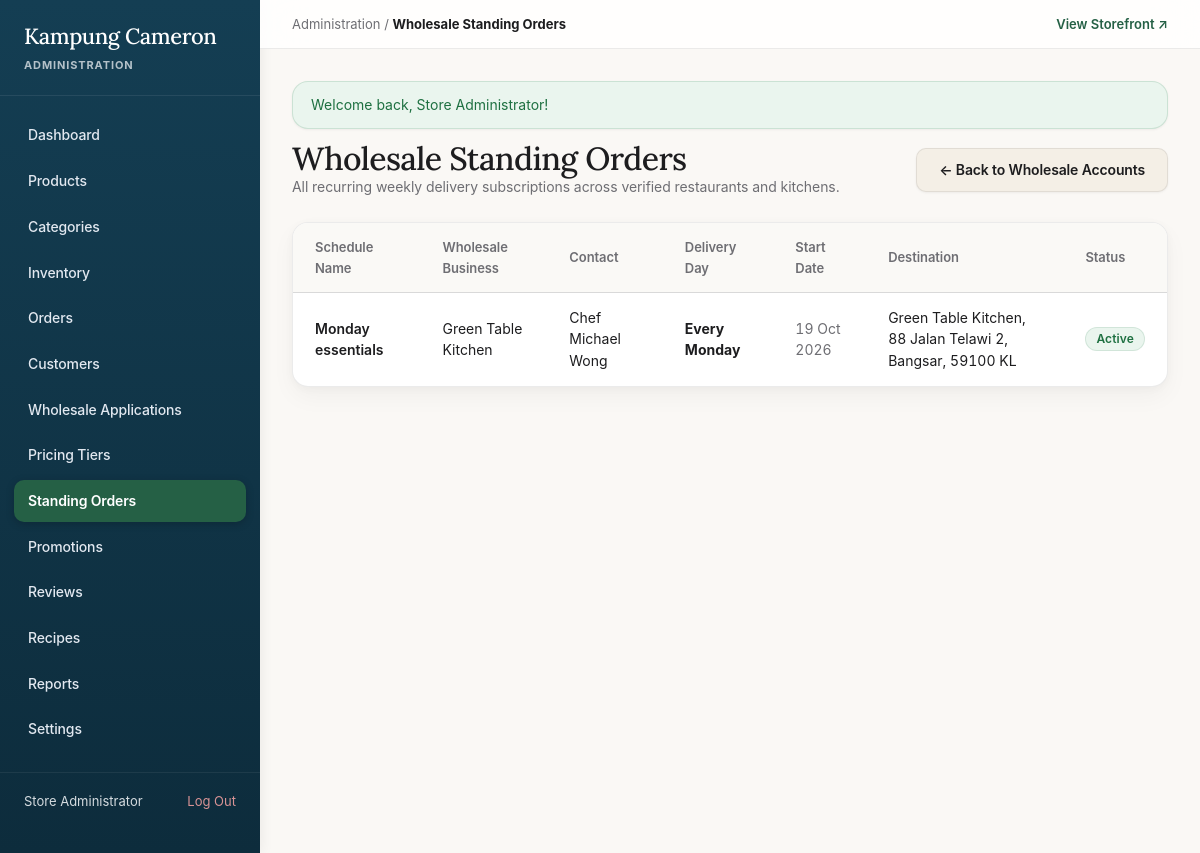
The app's page /admin/wholesale/standing-orders (signed in) with its own data.
### tables this page shows
CREATE TABLE IF NOT EXISTS `standing_orders` (
    `id` INT AUTO_INCREMENT PRIMARY KEY,
    `wholesale_account_id` INT NOT NULL,
    `name` VARCHAR(120) NOT NULL,
    `delivery_day` ENUM('Monday','Tuesday','Wednesday','Thursday','Friday','Saturday','Sunday') NOT NULL DEFAULT 'Monday',
    `delivery_address` TEXT NOT NULL,
    `start_date` DATE NOT NULL,
    `notes` TEXT DEFAULT NULL,
    `status` ENUM('active', 'paused', 'cancelled') NOT NULL DEFAULT 'active',
    `last_generated_at` DATETIME DEFAULT NULL,
    `created_at` DATETIME NOT NULL DEFAULT CURRENT_TIMESTAMP,
    `updated_at` DATETIME NOT NULL DEFAULT CURRENT_TIMESTAMP ON UPDATE CURRENT_TIMESTAMP,
    FOREIGN KEY (`wholesale_account_id`) REFERENCES `wholesale_accounts`(`id`) ON DELETE CASCADE
);

CREATE TABLE IF NOT EXISTS `wholesale_accounts` (
    `id` INT AUTO_INCREMENT PRIMARY KEY,
    `user_id` INT NOT NULL UNIQUE,
    `business_name` VARCHAR(150) NOT NULL,
    `registration_number` VARCHAR(60) NOT NULL,
    `contact_person` VARCHAR(120) NOT NULL,
    `contact_email` VARCHAR(150) NOT NULL,
    `contact_phone` VARCHAR(30) NOT NULL,
    `business_type` VARCHAR(80) DEFAULT 'Restaurant / Kitchen',
    `document_path` VARCHAR(255) DEFAULT NULL,
    `tier_id` INT DEFAULT NULL,
    `status` ENUM('pending', 'approved', 'rejected') NOT NULL DEFAULT 'pending',
    `admin_notes` TEXT DEFAULT NULL,
    `approved_at` DATETIME DEFAULT NULL,
    `created_at` DATETIME NOT NULL DEFAULT CURRENT_TIMESTAMP,
    FOREIGN KEY (`user_id`) REFERENCES `users`(`id`) ON DELETE CASCADE,
    FOREIGN KEY (`tier_id`) REFERENCES `pricing_tiers`(`id`) ON DELETE SET NULL,
    INDEX `idx_ws_status` (`status`)
);

### app/helpers/view.php (called while the page is built, shortened)
<?php
function render_view(string $viewPath, array $data = [], string $layout = 'main'): void {
    extract($data);
    $viewFile = VIEW_PATH . '/' . $viewPath . '.php';
    require $viewFile;
}
function url(string $path = ''): string {
    return BASE_URL . '/' . ltrim($path, '/');
}

### app/controllers/AdminController.php (called while the page is built, shortened)
<?php
class AdminController {
    public function adminStandingOrders(): void {
        $standingOrders = DB::fetchAll(
            "SELECT so.*, wa.business_name, wa.contact_person
             FROM standing_orders so
             JOIN wholesale_accounts wa ON so.wholesale_account_id = wa.id
             ORDER BY so.id DESC"
        );
        render_view('admin/standing_orders', [
            'standingOrders' => $standingOrders,
            'title'          => 'Wholesale Standing Orders'
        ], 'admin');
    }
}

### config/db.php (called while the page is built, shortened)
<?php
class DB {
    private static ?PDO $instance = null;
    public static function connect(): PDO {
        if (self::$instance === null) {
            $dsn = sprintf(
                'mysql:host=%s;port=%s;dbname=%s;charset=utf8mb4',
                DB_HOST,
                DB_PORT,
                DB_NAME
            );
            $options = [
                PDO::ATTR_ERRMODE            => PDO::ERRMODE_EXCEPTION,
                PDO::ATTR_DEFAULT_FETCH_MODE => PDO::FETCH_ASSOC,
                PDO::ATTR_EMULATE_PREPARES   => false,
            ];
            try {
                self::$instance = new PDO($dsn, DB_USER, DB_PASS, $options);
            } catch (PDOException $e) {
                die('Database Connection Failed: ' . htmlspecialchars($e->getMessage()));
            }
        }
        return self::$instance;
    }
    public static function query(string $sql, array $params = []): PDOStatement {
        $stmt = self::connect()->prepare($sql);
        $stmt->execute($params);
        return $stmt;
    }
    public static function fetchAll(string $sql, array $params = []): array {
        return self::query($sql, $params)->fetchAll();
    }
}

### app/views/admin/standing_orders.php (the view)
<div>
    <div class="admin-page-header">
        <div>
            <h1 class="admin-page-title">Wholesale Standing Orders</h1>
            <p style="color: var(--admin-text-muted); font-size: 14px;">All recurring weekly delivery subscriptions across verified restaurants and kitchens.</p>
        </div>
        <a href="<?= url('/admin/wholesale') ?>" class="btn btn-secondary">← Back to Wholesale Accounts</a>
    </div>
    <div class="admin-card">
        <div class="admin-table-scroll" role="region" aria-label="Standing Orders data table" tabindex="0"><table class="admin-table">
            <thead>
                <tr>
                    <th>Schedule Name</th>
                    <th>Wholesale Business</th>
                    <th>Contact</th>
                    <th>Delivery Day</th>
                    <th>Start Date</th>
                    <th>Destination</th>
                    <th>Status</th>
                </tr>
            </thead>
            <tbody>
                <?php if (empty($standingOrders)): ?>
                    <tr><td colspan="7" style="padding: 32px; text-align: center; color: var(--admin-text-muted);">No standing orders active.</td></tr>
                <?php else: ?>
                    <?php foreach ($standingOrders as $so): ?>
                        <tr>
                            <td style="font-weight: 600;"><?= htmlspecialchars($so['name']) ?></td>
                            <td><?= htmlspecialchars($so['business_name']) ?></td>
                            <td><?= htmlspecialchars($so['contact_person']) ?></td>
                            <td><strong>Every <?= htmlspecialchars($so['delivery_day']) ?></strong></td>
                            <td style="color: var(--admin-text-muted);"><?= date('d M Y', strtotime($so['start_date'])) ?></td>
                            <td><?= htmlspecialchars($so['delivery_address']) ?></td>
                            <td>
                                <span class="badge <?= $so['status'] === 'active' ? 'badge-in-stock' : 'badge-low-stock' ?>">
                                    <?= ucfirst(htmlspecialchars($so['status'])) ?>
                                </span>
                            </td>
                        </tr>
                    <?php endforeach; ?>
                <?php endif; ?>
            </tbody>
        </table></div>
    </div>
</div>

### public/assets/css/style.css (style rules this page uses)
:root { --primary-green: #256045; --primary-green-dark: #194430; --primary-green-light: #eaf5ee; --service-blue: #184e68; --service-blue-dark: #10384c; --service-blue-light: #eef6f9; --warm-paper: #faf8f5; --warm-paper-card: #f4efe6; --surface-white: #ffffff; --surface-translucent: rgba(250, 248, 245, 0.85); --text-main: #1d1d1f; --text-muted: #6e6e73; --text-subtle: #86868b; --border-color: rgba(0, 0, 0, 0.08); --border-focus: #256045; --danger-color: #d9383a; --danger-bg: #fff1f2; --warning-color: #b45309; --warning-bg: #fffbeb; --success-color: #1e7041; --success-bg: #eaf5ee; --radius-xs: 6px; --radius-sm: 10px; --radius-md: 16px; --radius-lg: 22px; --radius-pill: 9999px; --shadow-sm: 0 1px 3px rgba(0, 0, 0, 0.04), 0 1px 2px rgba(0, 0, 0, 0.02); --shadow-md: 0 4px 14px rgba(0, 0, 0, 0.05), 0 1px 3px rgba(0, 0, 0, 0.02); --shadow-lg: 0 12px 32px rgba(0, 0, 0, 0.08), 0 2px 6px rgba(0, 0, 0, 0.03); --shadow-card: 0 2px 8px rgba(0, 0, 0, 0.03), 0 10px 24px rgba(0, 0, 0, 0.04); --shadow-card-hover: 0 8px 24px rgba(0, 0, 0, 0.07), 0 20px 40px rgba(0, 0, 0, 0.05); --shadow-modal: 0 24px 64px rgba(0, 0, 0, 0.16), 0 4px 16px rgba(0, 0, 0, 0.04); --ease-apple: cubic-bezier(0.16, 1, 0.3, 1); --transition-quick: 0.16s var(--ease-apple); --transition-smooth: 0.28s var(--ease-apple); --transition-instant: 0.1s ease-out; --max-width: 1280px; }
*, *::before, *::after { box-sizing: border-box; margin: 0; padding: 0; }
html { scroll-behavior: smooth; }
body { font-family: -apple-system, BlinkMacSystemFont, "SF Pro Text", "SF Pro Display", "DM Sans", "Noto Sans SC", "Segoe UI", Roboto, sans-serif; background-color: var(--warm-paper); color: var(--text-main); line-height: 1.55; font-size: 15px; -webkit-font-smoothing: antialiased; -moz-osx-font-smoothing: grayscale; text-rendering: optimizeLegibility; min-height: 100vh; display: flex; flex-direction: column; }
h1, h2, h3, h4 { font-family: 'Lora', 'Noto Sans SC', Georgia, serif; font-weight: 500; color: var(--text-main); }
h1 { font-size: clamp(32px, 4.5vw, 48px); line-height: 1.1; letter-spacing: -0.028em; }
p { line-height: 1.6; letter-spacing: -0.005em; }
a { color: inherit; text-decoration: none; transition: color var(--transition-quick), opacity var(--transition-quick); }
.btn { display: inline-flex; align-items: center; justify-content: center; gap: 8px; min-height: 44px; padding: 10px 22px; font-size: 14px; font-weight: 600; letter-spacing: -0.01em; border-radius: var(--radius-sm); border: 1px solid transparent; cursor: pointer; user-select: none; white-space: nowrap; box-shadow: var(--shadow-sm); transition: transform var(--transition-instant), background-color var(--transition-quick), border-color var(--transition-quick), box-shadow var(--transition-quick); }
.btn-secondary { background-color: var(--warm-paper-card); color: var(--text-main); border-color: var(--border-color); }
.badge { display: inline-flex; align-items: center; padding: 4px 10px; border-radius: var(--radius-pill); font-size: 12px; font-weight: 600; line-height: 1.2; letter-spacing: 0.01em; }
.badge-in-stock { background-color: var(--success-bg); color: var(--success-color); border: 1px solid rgba(30, 112, 65, 0.12); }

### records on screen
standing_orders: name "Monday essentials", wholesale_account.business_name "Green Table Kitchen", wholesale_account.contact_person "Chef Michael Wong", delivery_day "Monday", start_date "19 Oct 2026", delivery_address "Green Table Kitchen, 88 Jalan Telawi 2, Bangsar, 59100 KL", status "Active"

### other values on screen
$label "Dashboard"
$label "Products"
$label "Categories"
$label "Inventory"
$label "Orders"
$label "Customers"
$label "Wholesale Applications"
$label "Pricing Tiers"
$label "Standing Orders"
$label "Promotions"
$label "Reviews"
$label "Recipes"
$label "Reports"
$label "Settings"
auth_user()['name'] "Store Administrator"
